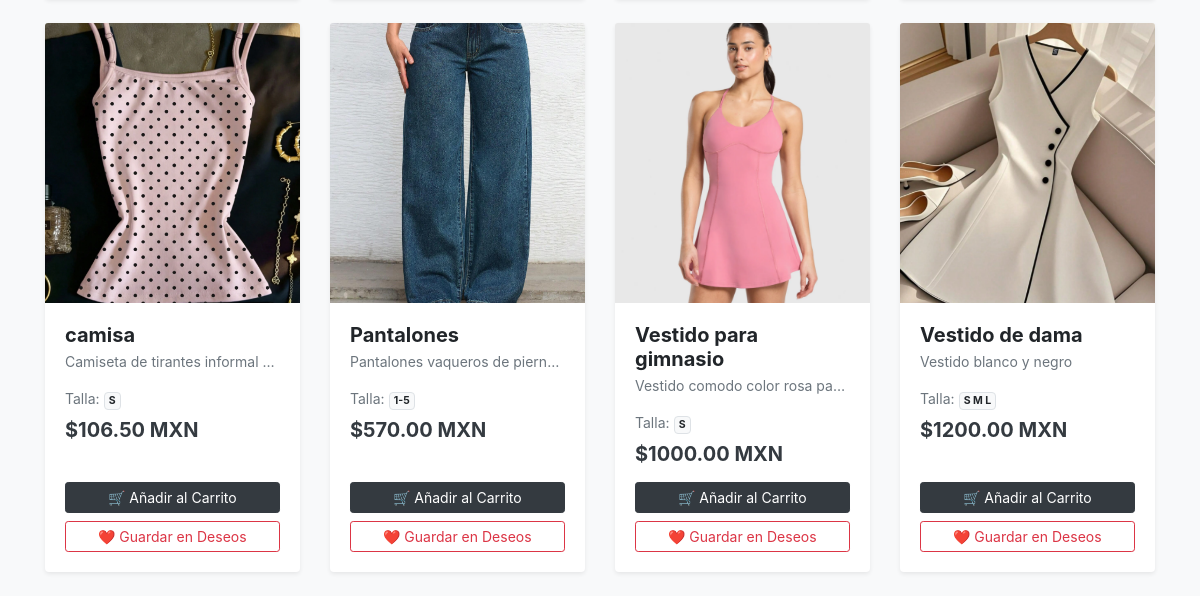
Page /mujeres/ (lower part) on the earlier database version.
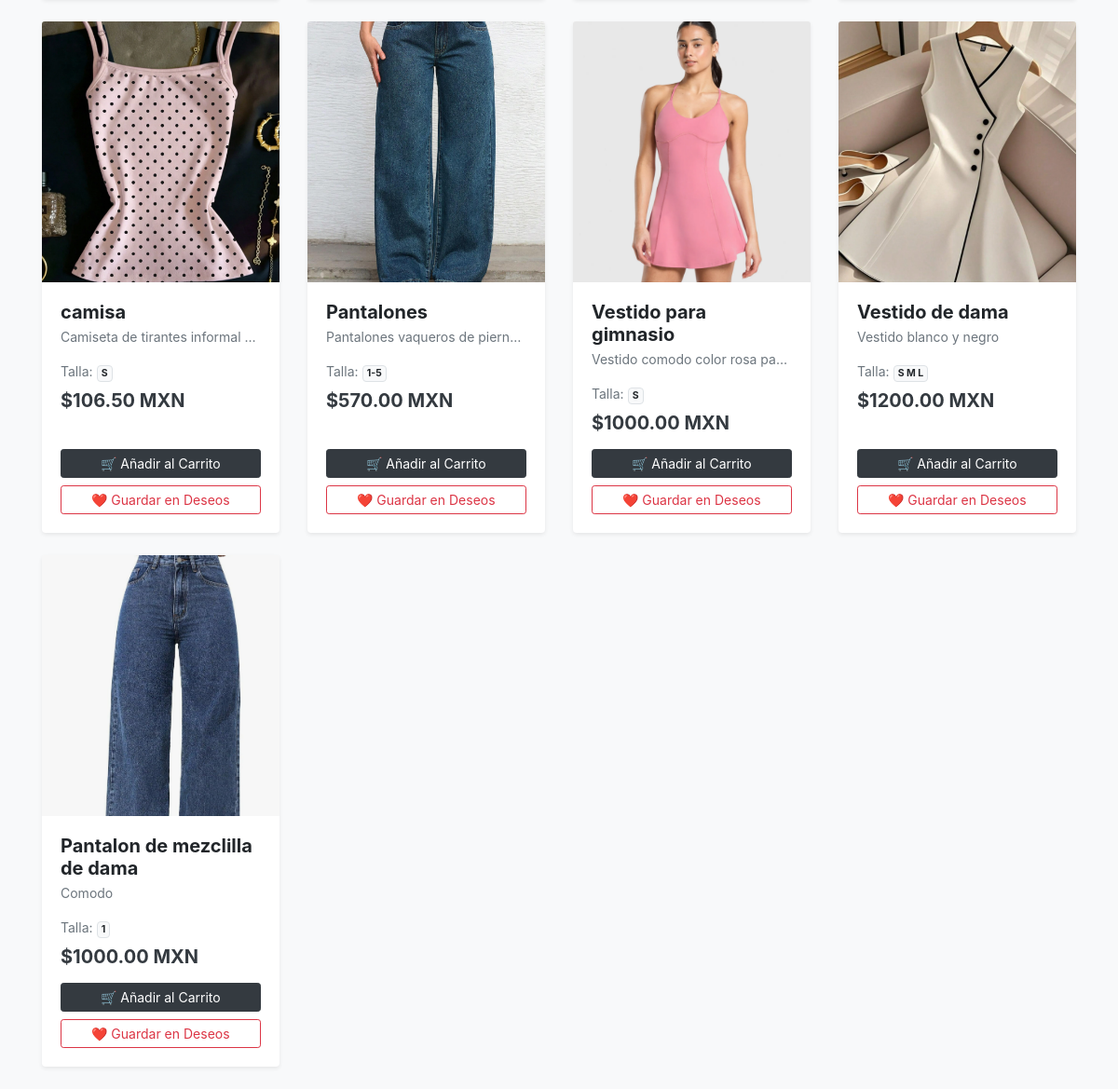
Same page on the later database version.
### tienda/models.py (models this page shows, shortened)
class Producto(models.Model):
    CATEGORIAS = [
        ('Hombre', 'Hombre'),
        ('Mujer', 'Mujer'),
        ('Niña', 'Niña'),
        ('Niño', 'Niño'),
    ]
    nombre = models.CharField(max_length=100)
    descripcion = models.TextField()
    precio = models.DecimalField(max_digits=10, decimal_places=2)
    talla = models.CharField(max_length=10)
    stock = models.IntegerField()
    categoria = models.CharField(max_length=20, choices=CATEGORIAS)
    imagen = models.ImageField(upload_to='productos/', null=True, blank=True)

### tienda/views.py (the view)
# urls.py: path('mujeres/', views.mujeres, name='mujeres'),
def mujeres(request):
    productos = Producto.objects.filter(categoria='Mujer')
    return render(request, 'tienda/mujeres.html', {'productos': productos})

### tienda/templates/tienda/mujeres.html (shortened to what this page needs)
<!DOCTYPE html>
<html lang="es">
<head>
    <link rel="stylesheet" href="https://cdn.jsdelivr.net/npm/bootstrap@4.6.2/dist/css/bootstrap.min.css">
</head>
<body class="bg-light">
    <div class="container mt-5">
        <div class="row">
            {% for producto in productos %}
                <div class="col-md-3 mb-4">
                    <div class="card h-100 product-card border-0 shadow-sm">
                        {% if producto.imagen %}
                            <img src="{{ producto.imagen.url }}" class="card-img-top" alt="{{ producto.nombre }}" style="height: 280px; object-fit: cover;">
                        {% else %}
                            <div class="bg-secondary text-white d-flex align-items-center justify-content-center" style="height: 280px;">
                                <span>Sin imagen</span>
                            </div>
                        {% endif %}
                        <div class="card-body d-flex flex-column">
                            <h5 class="card-title font-weight-bold mb-1">{{ producto.nombre }}</h5>
                            <p class="card-text text-muted small text-truncate">{{ producto.descripcion }}</p>
                            <p class="text-muted small mb-2">Talla: <span class="badge badge-light border">{{ producto.talla }}</span></p>
                            <h5 class="text-dark font-weight-bold mb-3">${{ producto.precio }} MXN</h5>
                            <div class="mt-auto">
                                <a href="{% url 'agregar_al_carrito' producto.id %}" class="btn btn-dark btn-block btn-sm mb-1">🛒 Añadir al Carrito</a>
                                <a href="{% url 'agregar_a_deseos' producto.id %}" class="btn btn-outline-danger btn-block btn-sm">❤️ Guardar en Deseos</a>
                            </div>
                        </div>
                    </div>
                </div>
            {% empty %}
                <div class="col-12 text-center py-5">
                    <p class="text-muted h5">No hay productos disponibles en esta categoría actualmente.</p>
                </div>
            {% endfor %}
        </div>
    </div>
</body>
</html>

Differences in the rows shown:
added Producto: imagen (picture), nombre "Pantalon de mezclilla de dama", descripcion "Comodo", talla "1", precio "1000.00"
